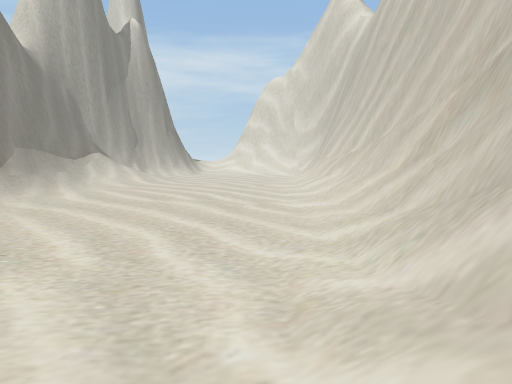
[1] (above)

13 first-person views from a walk through a Unity game level. The camera is 1.3 m above the floor, tilts 6° down and sees 80° across. The floor is counted in squares, 2 m on a side. Each view is taken from the middle of a square. On the plan, view 1 faces up. The plan holds only what a view shows up to about 10 squares ahead; the rest is blank. The place goes on beyond the plan. The player is left out.

[2]
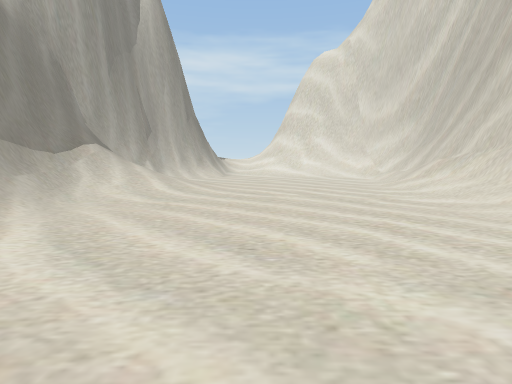

[3]
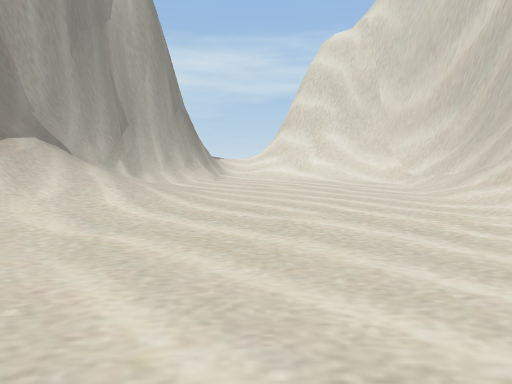

[4]
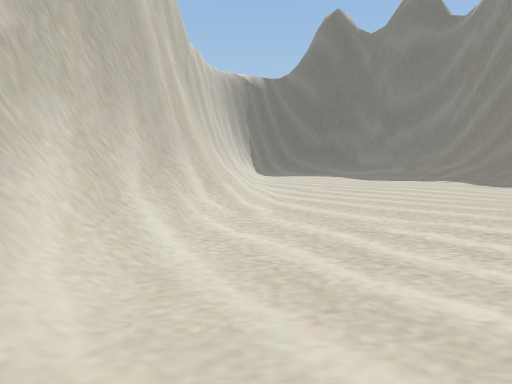

[5]
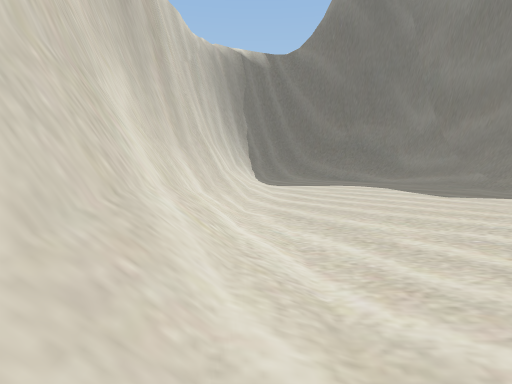

[6]
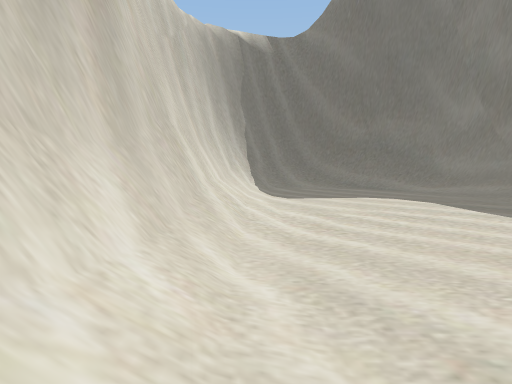

[7]
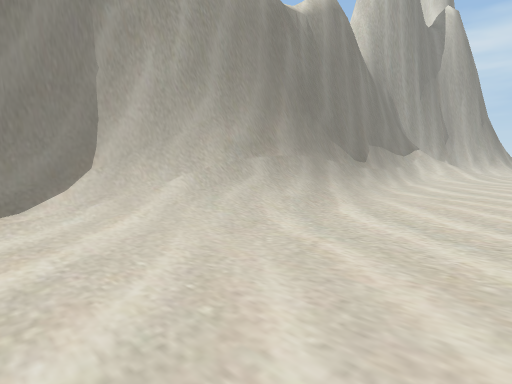

[8]
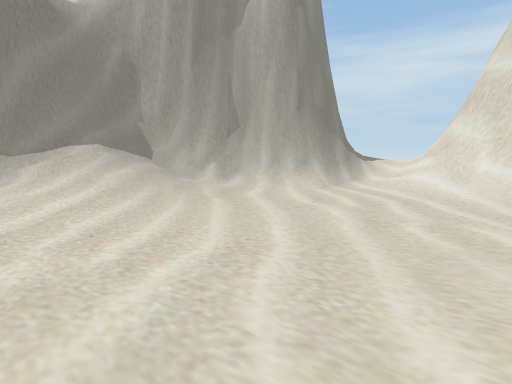

[9]
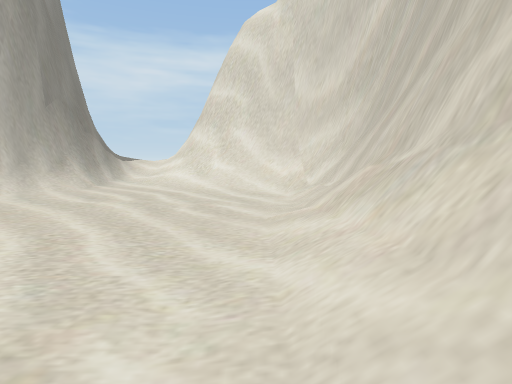

[10]
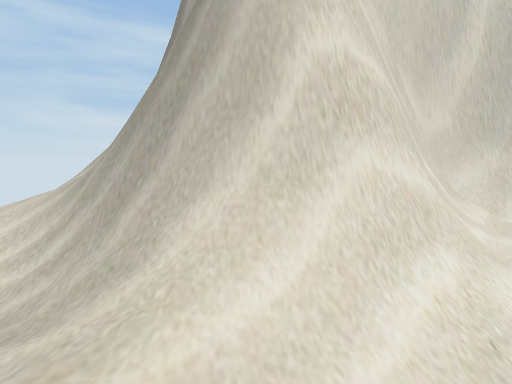

[11]
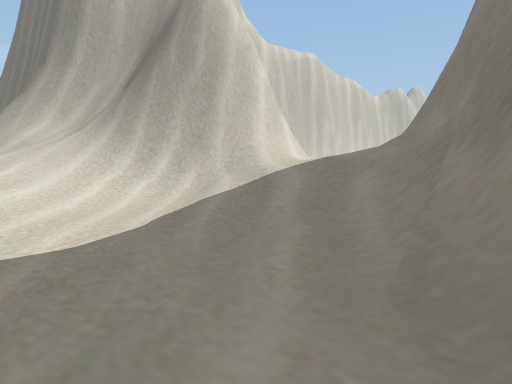

[12]
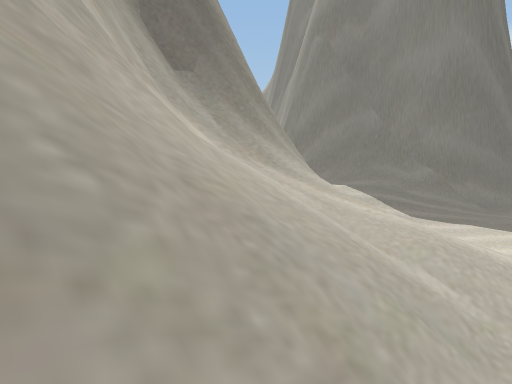

[13]
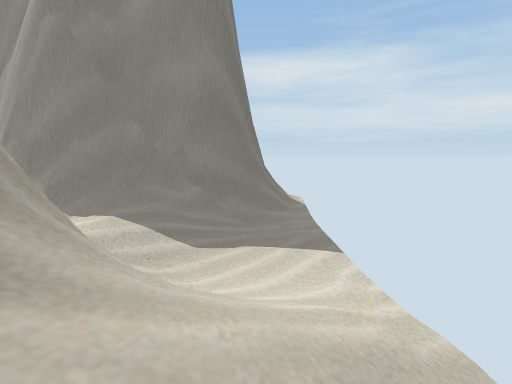

### Floor plan
Key: @ floor where view 1 was taken; # wall or solid block; . main floor; : floor 0.25 m higher than the main floor; + floor 0.5 m higher than the main floor; * floor 1.25 m higher than the main floor; / step, stairs or slope; = window, fence, low wall or low ledge.
Columns run from 6 left of view 1 to 5 right of it. Each row starts with its distance up from view 1.
 24 .....://///
 23 /::..://///
 22 #/+::////###
 21 #/////####
 20 ##/*/###
 19  #///#
 18  ##//#
 17  ##:/###
 16  #/../###
 15 ##/...//#
 14 #/......#
 13 #/:.....#
 12 //:.....#
 11 //+.....#
 10 #/:.....#
  9 #/.....:#
  8 #/.....:#
  7 #/...../#
  6 #/...../#
  5 #/...../#
  4 #/...../#
  3 #/.....=#
  2 #/.....##
  1 //.....##
  0 /:....@#
 -1 /...../#
 -2 /...../#
 -3 /......#
 -4 /...../#
 -5 /...../#
 -6 #...../#
 -7 #/..../#
 -8 ##..../#
 -9  ##/../#
-10   ##//##
-11    ####

Where each view was taken, in squares from view 1:
view 1: 0 up, 0 right, facing up
view 2: 4 up, 2 left, facing up
view 3: 6 up, 2 left, facing up
view 4: 5 up, 0 right, facing down
view 5: 1 up, 0 right, facing down
view 6: 1 down, 0 right, facing down
view 7: 1 down, 2 left, facing up-left
view 8: 9 up, 1 right, facing up-left
view 9: 8 up, 1 right, facing up
view 10: 19 up, 4 left, facing right
view 11: 24 up, 6 left, facing down-right
view 12: 24 up, 4 right, facing down-left
view 13: 23 up, 3 right, facing left
